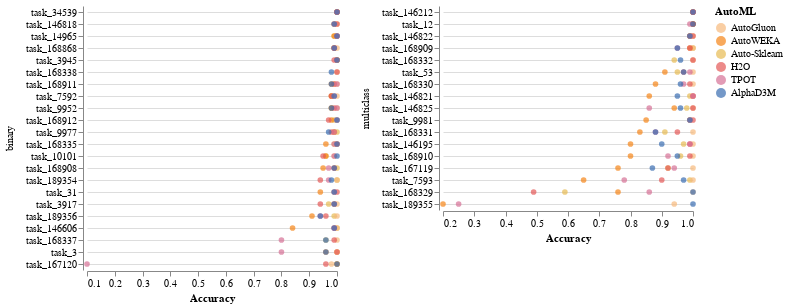

Notebook cell for this chart:
### Code cell
alt.hconcat(chart1, chart2).configure_view(stroke='transparent')

### Figure 1 — Vega-Lite specification as saved in the notebook (floating-point values rounded to 4 significant figures; data arrays with more than 128 entries replaced by an {"elided": "..."} marker saying what was removed)
{"config": {"view": {"continuousWidth": 400, "continuousHeight": 300, "stroke": "transparent"}}, "hconcat": [{"data": {"name": "data-c70b1b146407ea9e857447f97dcecd6c"}, "mark": {"type": "point", "filled": true, "size": 32}, "encoding": {"color": {"type": "nominal", "field": "AutoML", "legend": {"title": "AutoML"}, "scale": {"domain": ["AutoGluon", "AutoWEKA", "Auto-Sklearn", "H2O", "TPOT", "AlphaD3M"], "range": ["#f7b97c", "#f58517", "#e7ba52", "#e45857", "#d67196", "#396cb0"]}}, "row": {"type": "nominal", "field": "Type", "sort": {"field": "yield", "op": "sum", "order": "descending"}, "title": ""}, "x": {"type": "quantitative", "axis": {"grid": false}, "field": "Performance", "scale": {"zero": false}, "title": "Accuracy"}, "y": {"type": "nominal", "axis": {"grid": true}, "field": "Dataset", "sort": "-x", "title": ""}}, "height": {"step": 12}, "title": "", "width": 250}, {"data": {"name": "data-208596c7097195a014e459194256bf3f"}, "mark": {"type": "point", "filled": true, "size": 32}, "encoding": {"color": {"type": "nominal", "field": "AutoML", "legend": {"title": "AutoML"}, "scale": {"domain": ["AutoGluon", "AutoWEKA", "Auto-Sklearn", "H2O", "TPOT", "AlphaD3M"], "range": ["#f7b97c", "#f58517", "#e7ba52", "#e45857", "#d67196", "#396cb0"]}}, "row": {"type": "nominal", "field": "Type", "sort": {"field": "yield", "op": "sum", "order": "descending"}, "title": ""}, "x": {"type": "quantitative", "axis": {"grid": false}, "field": "Performance", "scale": {"zero": false}, "title": "Accuracy"}, "y": {"type": "nominal", "axis": {"grid": true}, "field": "Dataset", "sort": "-x", "title": ""}}, "height": {"step": 12}, "title": "", "width": 250}], "$schema": "https://vega.github.io/schema/vega-lite/v4.8.1.json", "datasets": {"data-c70b1b146407ea9e857447f97dcecd6c": {"elided": "132 records"}, "data-208596c7097195a014e459194256bf3f": [{"Dataset": "task_12", "Type": "multiclass", "AutoML": "Auto-Sklearn", "Performance": 1.0}, {"Dataset": "task_146195", "Type": "multiclass", "AutoML": "Auto-Sklearn", "Performance": 0.97}, {"Dataset": "task_146212", "Type": "multiclass", "AutoML": "Auto-Sklearn", "Performance": 1.0}, {"Dataset": "task_146821", "Type": "multiclass", "AutoML": "Auto-Sklearn", "Performance": 0.99}, {"Dataset": "task_146822", "Type": "multiclass", "AutoML": "Auto-Sklearn", "Performance": 0.99}, {"Dataset": "task_146825", "Type": "multiclass", "AutoML": "Auto-Sklearn", "Performance": 0.98}, {"Dataset": "task_167119", "Type": "multiclass", "AutoML": "Auto-Sklearn", "Performance": 0.92}, {"Dataset": "task_168329", "Type": "multiclass", "AutoML": "Auto-Sklearn", "Performance": 0.59}, {"Dataset": "task_168330", "Type": "multiclass", "AutoML": "Auto-Sklearn", "Performance": null}, {"Dataset": "task_168331", "Type": "multiclass", "AutoML": "Auto-Sklearn", "Performance": 0.91}, {"Dataset": "task_168332", "Type": "multiclass", "AutoML": "Auto-Sklearn", "Performance": 0.94}, {"Dataset": "task_168909", "Type": "multiclass", "AutoML": "Auto-Sklearn", "Performance": 1.0}, {"Dataset": "task_168910", "Type": "multiclass", "AutoML": "Auto-Sklearn", "Performance": 0.96}, {"Dataset": "task_189355", "Type": "multiclass", "AutoML": "Auto-Sklearn", "Performance": null}, {"Dataset": "task_53", "Type": "multiclass", "AutoML": "Auto-Sklearn", "Performance": 0.95}, {"Dataset": "task_7593", "Type": "multiclass", "AutoML": "Auto-Sklearn", "Performance": 0.99}, {"Dataset": "task_9981", "Type": "multiclass", "AutoML": "Auto-Sklearn", "Performance": 0.99}, {"Dataset": "task_12", "Type": "multiclass", "AutoML": "AutoGluon", "Performance": 1.0}, {"Dataset": "task_146195", "Type": "multiclass", "AutoML": "AutoGluon", "Performance": 1.0}, {"Dataset": "task_146212", "Type": "multiclass", "AutoML": "AutoGluon", "Performance": 1.0}, {"Dataset": "task_146821", "Type": "multiclass", "AutoML": "AutoGluon", "Performance": 1.0}, {"Dataset": "task_146822", "Type": "multiclass", "AutoML": "AutoGluon", "Performance": 1.0}, {"Dataset": "task_146825", "Type": "multiclass", "AutoML": "AutoGluon", "Performance": 1.0}, {"Dataset": "task_167119", "Type": "multiclass", "AutoML": "AutoGluon", "Performance": 1.0}, {"Dataset": "task_168329", "Type": "multiclass", "AutoML": "AutoGluon", "Performance": 1.0}, {"Dataset": "task_168330", "Type": "multiclass", "AutoML": "AutoGluon", "Performance": 1.0}, {"Dataset": "task_168331", "Type": "multiclass", "AutoML": "AutoGluon", "Performance": 1.0}, {"Dataset": "task_168332", "Type": "multiclass", "AutoML": "AutoGluon", "Performance": 1.0}, {"Dataset": "task_168909", "Type": "multiclass", "AutoML": "AutoGluon", "Performance": 1.0}, {"Dataset": "task_168910", "Type": "multiclass", "AutoML": "AutoGluon", "Performance": 1.0}, {"Dataset": "task_189355", "Type": "multiclass", "AutoML": "AutoGluon", "Performance": 0.94}, {"Dataset": "task_53", "Type": "multiclass", "AutoML": "AutoGluon", "Performance": 1.0}, {"Dataset": "task_7593", "Type": "multiclass", "AutoML": "AutoGluon", "Performance": 1.0}, {"Dataset": "task_9981", "Type": "multiclass", "AutoML": "AutoGluon", "Performance": 0.99}, {"Dataset": "task_12", "Type": "multiclass", "AutoML": "AutoWEKA", "Performance": 1.0}, {"Dataset": "task_146195", "Type": "multiclass", "AutoML": "AutoWEKA", "Performance": 0.8}, {"Dataset": "task_146212", "Type": "multiclass", "AutoML": "AutoWEKA", "Performance": 1.0}, {"Dataset": "task_146821", "Type": "multiclass", "AutoML": "AutoWEKA", "Performance": 0.86}, {"Dataset": "task_146822", "Type": "multiclass", "AutoML": "AutoWEKA", "Performance": 0.99}, {"Dataset": "task_146825", "Type": "multiclass", "AutoML": "AutoWEKA", "Performance": 0.94}, {"Dataset": "task_167119", "Type": "multiclass", "AutoML": "AutoWEKA", "Performance": 0.76}, {"Dataset": "task_168329", "Type": "multiclass", "AutoML": "AutoWEKA", "Performance": 0.76}, {"Dataset": "task_168330", "Type": "multiclass", "AutoML": "AutoWEKA", "Performance": 0.88}, {"Dataset": "task_168331", "Type": "multiclass", "AutoML": "AutoWEKA", "Performance": 0.83}, {"Dataset": "task_168332", "Type": "multiclass", "AutoML": "AutoWEKA", "Performance": null}, {"Dataset": "task_168909", "Type": "multiclass", "AutoML": "AutoWEKA", "Performance": 0.99}, {"Dataset": "task_168910", "Type": "multiclass", "AutoML": "AutoWEKA", "Performance": 0.8}, {"Dataset": "task_189355", "Type": "multiclass", "AutoML": "AutoWEKA", "Performance": 0.2}, {"Dataset": "task_53", "Type": "multiclass", "AutoML": "AutoWEKA", "Performance": 0.91}, {"Dataset": "task_7593", "Type": "multiclass", "AutoML": "AutoWEKA", "Performance": 0.65}, {"Dataset": "task_9981", "Type": "multiclass", "AutoML": "AutoWEKA", "Performance": 0.85}, {"Dataset": "task_12", "Type": "multiclass", "AutoML": "H2O", "Performance": 1.0}, {"Dataset": "task_146195", "Type": "multiclass", "AutoML": "H2O", "Performance": 0.99}, {"Dataset": "task_146212", "Type": "multiclass", "AutoML": "H2O", "Performance": 1.0}, {"Dataset": "task_146821", "Type": "multiclass", "AutoML": "H2O", "Performance": 1.0}, {"Dataset": "task_146822", "Type": "multiclass", "AutoML": "H2O", "Performance": 1.0}, {"Dataset": "task_146825", "Type": "multiclass", "AutoML": "H2O", "Performance": 1.0}, {"Dataset": "task_167119", "Type": "multiclass", "AutoML": "H2O", "Performance": 0.92}, {"Dataset": "task_168329", "Type": "multiclass", "AutoML": "H2O", "Performance": 0.49}, {"Dataset": "task_168330", "Type": "multiclass", "AutoML": "H2O", "Performance": 0.99}, {"Dataset": "task_168331", "Type": "multiclass", "AutoML": "H2O", "Performance": 0.95}, {"Dataset": "task_168332", "Type": "multiclass", "AutoML": "H2O", "Performance": 1.0}, {"Dataset": "task_168909", "Type": "multiclass", "AutoML": "H2O", "Performance": 0.99}, {"Dataset": "task_168910", "Type": "multiclass", "AutoML": "H2O", "Performance": 0.99}, {"Dataset": "task_189355", "Type": "multiclass", "AutoML": "H2O", "Performance": null}, {"Dataset": "task_53", "Type": "multiclass", "AutoML": "H2O", "Performance": 0.97}, {"Dataset": "task_7593", "Type": "multiclass", "AutoML": "H2O", "Performance": 0.9}, {"Dataset": "task_9981", "Type": "multiclass", "AutoML": "H2O", "Performance": 1.0}, {"Dataset": "task_12", "Type": "multiclass", "AutoML": "TPOT", "Performance": 0.99}, {"Dataset": "task_146195", "Type": "multiclass", "AutoML": "TPOT", "Performance": 0.99}, {"Dataset": "task_146212", "Type": "multiclass", "AutoML": "TPOT", "Performance": 1.0}, {"Dataset": "task_146821", "Type": "multiclass", "AutoML": "TPOT", "Performance": 1.0}, {"Dataset": "task_146822", "Type": "multiclass", "AutoML": "TPOT", "Performance": 0.99}, {"Dataset": "task_146825", "Type": "multiclass", "AutoML": "TPOT", "Performance": 0.86}, {"Dataset": "task_167119", "Type": "multiclass", "AutoML": "TPOT", "Performance": 0.94}, {"Dataset": "task_168329", "Type": "multiclass", "AutoML": "TPOT", "Performance": 0.86}, {"Dataset": "task_168330", "Type": "multiclass", "AutoML": "TPOT", "Performance": 0.97}, {"Dataset": "task_168331", "Type": "multiclass", "AutoML": "TPOT", "Performance": 0.88}, {"Dataset": "task_168332", "Type": "multiclass", "AutoML": "TPOT", "Performance": null}, {"Dataset": "task_168909", "Type": "multiclass", "AutoML": "TPOT", "Performance": 0.95}, {"Dataset": "task_168910", "Type": "multiclass", "AutoML": "TPOT", "Performance": 0.92}, {"Dataset": "task_189355", "Type": "multiclass", "AutoML": "TPOT", "Performance": 0.25}, {"Dataset": "task_53", "Type": "multiclass", "AutoML": "TPOT", "Performance": 0.99}, {"Dataset": "task_7593", "Type": "multiclass", "AutoML": "TPOT", "Performance": 0.78}, {"Dataset": "task_9981", "Type": "multiclass", "AutoML": "TPOT", "Performance": 0.99}, {"Dataset": "task_12", "Type": "multiclass", "AutoML": "AlphaD3M", "Performance": 1.0}, {"Dataset": "task_146195", "Type": "multiclass", "AutoML": "AlphaD3M", "Performance": 0.9}, {"Dataset": "task_146212", "Type": "multiclass", "AutoML": "AlphaD3M", "Performance": 1.0}, {"Dataset": "task_146821", "Type": "multiclass", "AutoML": "AlphaD3M", "Performance": 0.95}, {"Dataset": "task_146822", "Type": "multiclass", "AutoML": "AlphaD3M", "Performance": 0.99}, {"Dataset": "task_146825", "Type": "multiclass", "AutoML": "AlphaD3M", "Performance": 0.96}, {"Dataset": "task_167119", "Type": "multiclass", "AutoML": "AlphaD3M", "Performance": 0.87}, {"Dataset": "task_168329", "Type": "multiclass", "AutoML": "AlphaD3M", "Performance": 1.0}, {"Dataset": "task_168330", "Type": "multiclass", "AutoML": "AlphaD3M", "Performance": 0.96}, {"Dataset": "task_168331", "Type": "multiclass", "AutoML": "AlphaD3M", "Performance": 0.88}, {"Dataset": "task_168332", "Type": "multiclass", "AutoML": "AlphaD3M", "Performance": 0.96}, {"Dataset": "task_168909", "Type": "multiclass", "AutoML": "AlphaD3M", "Performance": 0.95}, {"Dataset": "task_168910", "Type": "multiclass", "AutoML": "AlphaD3M", "Performance": 0.95}, {"Dataset": "task_189355", "Type": "multiclass", "AutoML": "AlphaD3M", "Performance": 1.0}, {"Dataset": "task_53", "Type": "multiclass", "AutoML": "AlphaD3M", "Performance": 0.97}, {"Dataset": "task_7593", "Type": "multiclass", "AutoML": "AlphaD3M", "Performance": 0.97}, {"Dataset": "task_9981", "Type": "multiclass", "AutoML": "AlphaD3M", "Performance": 0.99}]}}
